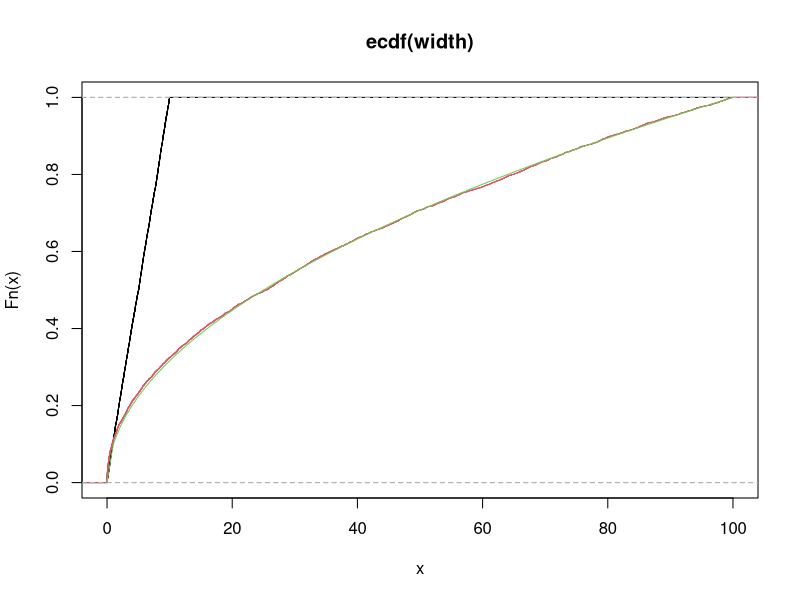
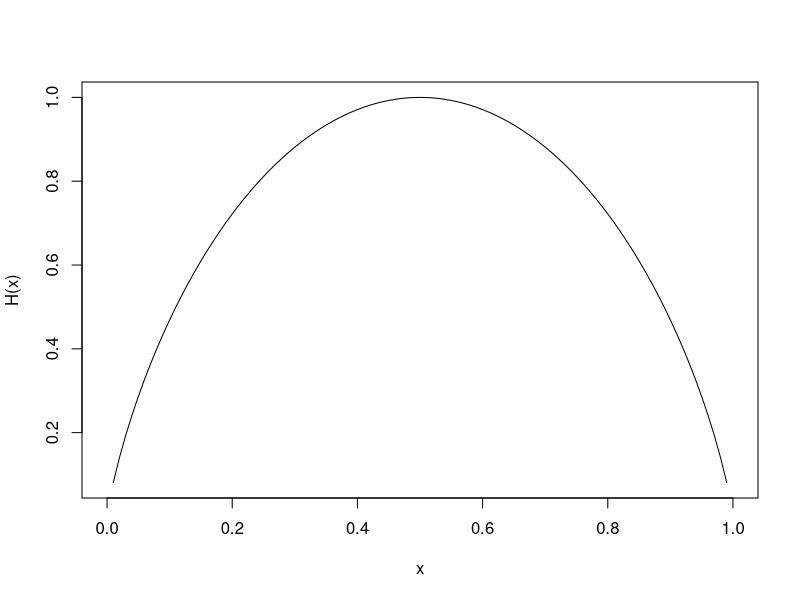
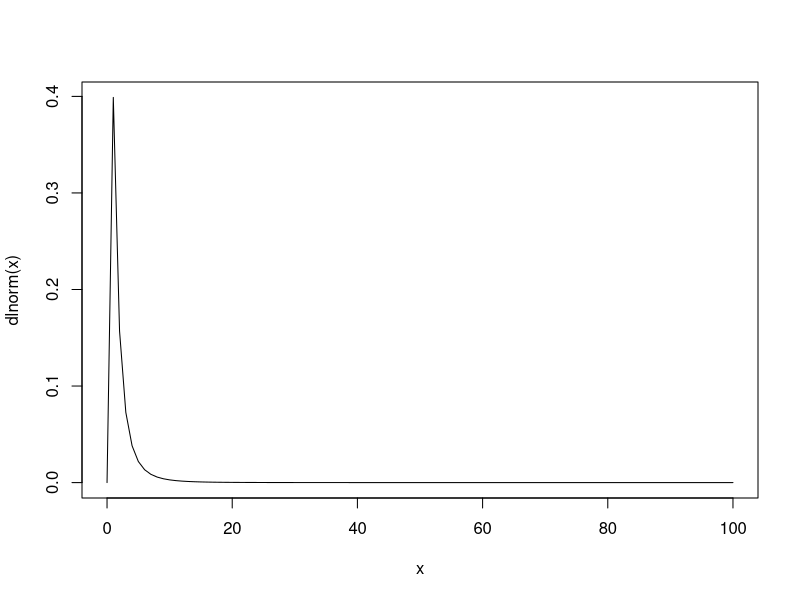
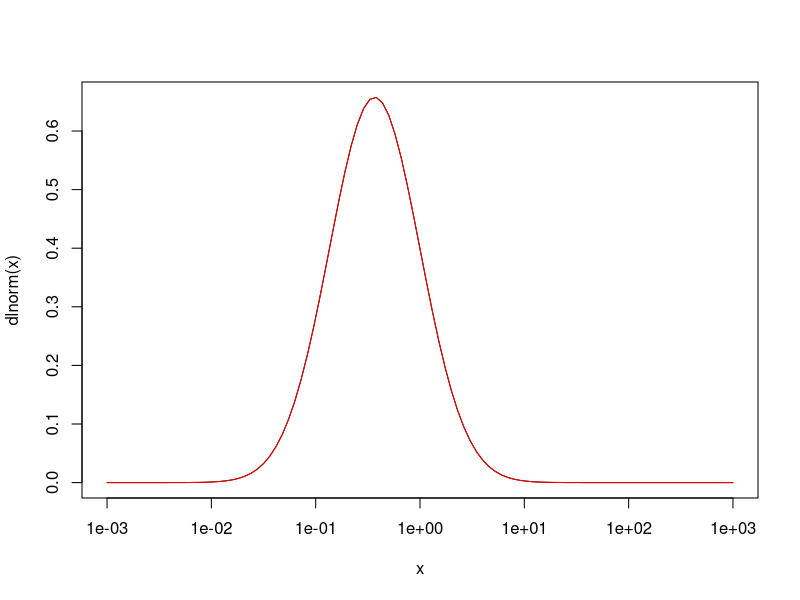
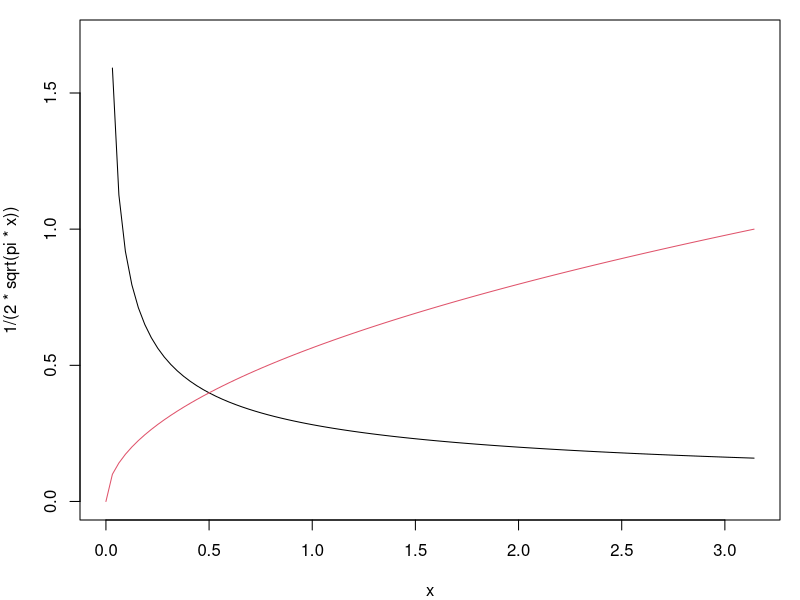

Write R code to recreate these figures, in order.
######################################
# Statistics for data science: R 
# 
# http://didawiki.di.unipi.it/doku.php/mds/sds/
######################################

# [CTRL-Enter] to execute a line

###### Script Lesson 09: Expectation and variance ##########

# X ~ U(0, v) E[X] = v/2
width = runif(5000, 0, 10)
mean(width)
plot(ecdf(width), xlim=c(0,100))
area = width^2 # area of a square
mean(area) # E[g(X)] is NOT g(E[X])!
plot(ecdf(area), add=TRUE, col=2) # empirical CDF
curve(sqrt(x)/10, add=TRUE, col=3) # theoretical CDF

# Entropy of X ~ Ber(p)
H = function(p) - p*log2(p) - (1-p)*log2(1-p)
curve(H, xlim=c(0, 1))

# log(Y) ~ N(mu, sigma^2)
curve(dlnorm(x), xlim=c(0, 100))
curve(dlnorm(x), xlim=c(0.001, 1000), log="x")
curve(dnorm(log(x))/x, xlim=c(0.001, 1000), col="red", add=T)

# the area A = pi*R^2 for a uniform radius R is NOT uniform!
# pdf of A = g(R) = pi*R^2 for R ~ U(0, 1)
par(mar=c(4,4,1,1)) # margin c(bottom, left, top, right)
curve( 1/(2*sqrt(pi * x)), xlim=c(0, pi), ylim=c(0, 1.7))
# cdf of A = g(R) = pi*R^2 for R ~ U(0, 1)
curve( sqrt(x/pi), add=TRUE, col=2) # cdf
